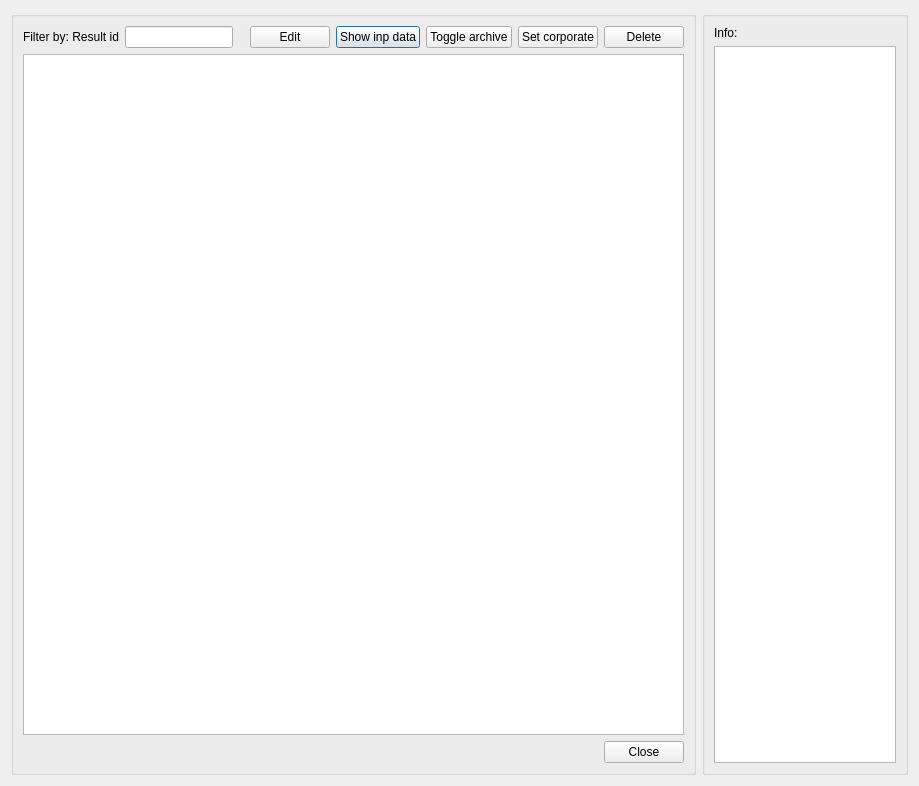
<?xml version="1.0" encoding="UTF-8"?>
<ui version="4.0">
 <class>dlg_go2epa_manager</class>
 <widget class="QDialog" name="dlg_go2epa_manager">
  <property name="geometry">
   <rect>
    <x>0</x>
    <y>0</y>
    <width>919</width>
    <height>786</height>
   </rect>
  </property>
  <property name="windowTitle">
   <string>Epa result management</string>
  </property>
  <layout class="QGridLayout" name="verticalLayout_4">
   <item row="0" column="1">
    <widget class="QGroupBox" name="groupBox">
     <property name="sizePolicy">
      <sizepolicy hsizetype="Preferred" vsizetype="Preferred">
       <horstretch>0</horstretch>
       <verstretch>0</verstretch>
      </sizepolicy>
     </property>
     <property name="maximumSize">
      <size>
       <width>380</width>
       <height>16777215</height>
      </size>
     </property>
     <property name="title">
      <string/>
     </property>
     <layout class="QGridLayout" name="verticalLayout_3">
      <item row="0" column="1">
       <widget class="QLabel" name="label">
        <property name="text">
         <string>Info:</string>
        </property>
       </widget>
      </item>
      <item row="1" column="1">
       <widget class="QTextEdit" name="tab_log_txt_infolog"/>
      </item>
     </layout>
    </widget>
   </item>
   <item row="0" column="0">
    <widget class="QGroupBox" name="groupBox_2">
     <property name="sizePolicy">
      <sizepolicy hsizetype="Preferred" vsizetype="Preferred">
       <horstretch>0</horstretch>
       <verstretch>0</verstretch>
      </sizepolicy>
     </property>
     <property name="title">
      <string/>
     </property>
     <layout class="QGridLayout" name="gridLayout">
      <item row="2" column="0" colspan="8">
       <widget class="QTableView" name="tbl_rpt_cat_result">
        <property name="sortingEnabled">
         <bool>true</bool>
        </property>
       </widget>
      </item>
      <item row="1" column="2">
       <spacer name="horizontalSpacer_2">
        <property name="orientation">
         <enum>Qt::Horizontal</enum>
        </property>
        <property name="sizeHint" stdset="0">
         <size>
          <width>80</width>
          <height>20</height>
         </size>
        </property>
       </spacer>
      </item>
      <item row="1" column="4">
       <widget class="QPushButton" name="btn_show_inp_data">
        <property name="text">
         <string>Show inp data</string>
        </property>
       </widget>
      </item>
      <item row="1" column="7">
       <widget class="QPushButton" name="btn_delete">
        <property name="sizePolicy">
         <sizepolicy hsizetype="Fixed" vsizetype="Fixed">
          <horstretch>0</horstretch>
          <verstretch>0</verstretch>
         </sizepolicy>
        </property>
        <property name="text">
         <string>Delete</string>
        </property>
       </widget>
      </item>
      <item row="1" column="3">
       <widget class="QPushButton" name="btn_edit">
        <property name="text">
         <string>Edit</string>
        </property>
       </widget>
      </item>
      <item row="1" column="5">
       <widget class="QPushButton" name="btn_archive">
        <property name="text">
         <string>Toggle archive</string>
        </property>
       </widget>
      </item>
      <item row="1" column="6">
       <widget class="QPushButton" name="btn_set_corporate">
        <property name="text">
         <string>Set corporate</string>
        </property>
       </widget>
      </item>
      <item row="1" column="0">
       <widget class="QLabel" name="lbl_result_id">
        <property name="text">
         <string>Filter by: Result id</string>
        </property>
       </widget>
      </item>
      <item row="1" column="1">
       <widget class="QLineEdit" name="txt_result_id">
        <property name="sizePolicy">
         <sizepolicy hsizetype="Minimum" vsizetype="Fixed">
          <horstretch>0</horstretch>
          <verstretch>0</verstretch>
         </sizepolicy>
        </property>
       </widget>
      </item>
      <item row="5" column="0" colspan="8">
       <layout class="QGridLayout" name="lyt_buttons">
        <property name="topMargin">
         <number>0</number>
        </property>
        <item row="0" column="0">
         <spacer name="horizontalSpacer">
          <property name="orientation">
           <enum>Qt::Horizontal</enum>
          </property>
          <property name="sizeHint" stdset="0">
           <size>
            <width>40</width>
            <height>20</height>
           </size>
          </property>
         </spacer>
        </item>
        <item row="0" column="1">
         <widget class="QPushButton" name="btn_close">
          <property name="text">
           <string>Close</string>
          </property>
         </widget>
        </item>
       </layout>
      </item>
     </layout>
    </widget>
   </item>
  </layout>
 </widget>
 <tabstops>
  <tabstop>txt_result_id</tabstop>
  <tabstop>btn_edit</tabstop>
  <tabstop>btn_show_inp_data</tabstop>
  <tabstop>btn_archive</tabstop>
  <tabstop>btn_set_corporate</tabstop>
  <tabstop>btn_delete</tabstop>
  <tabstop>tbl_rpt_cat_result</tabstop>
  <tabstop>tab_log_txt_infolog</tabstop>
  <tabstop>btn_close</tabstop>
 </tabstops>
 <resources/>
 <connections/>
</ui>
